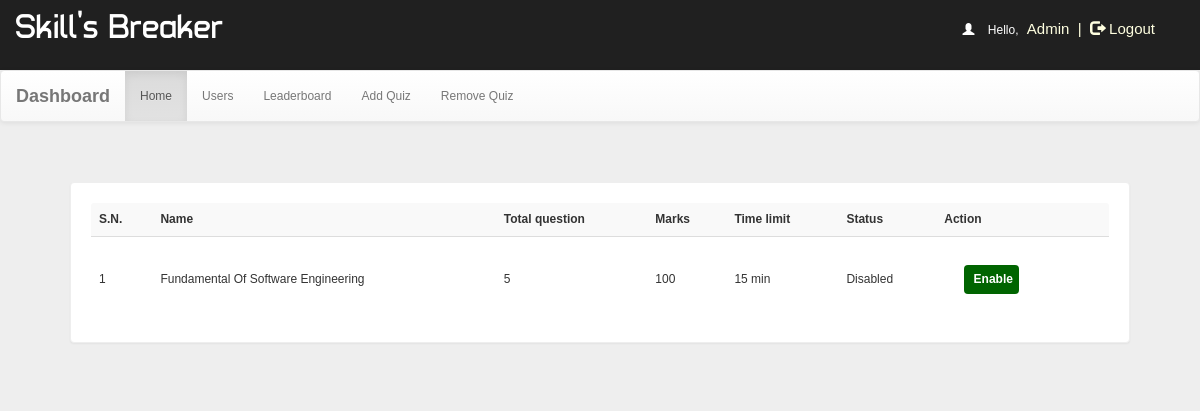
The app's page /dash.php?q=0 (signed in), older data.
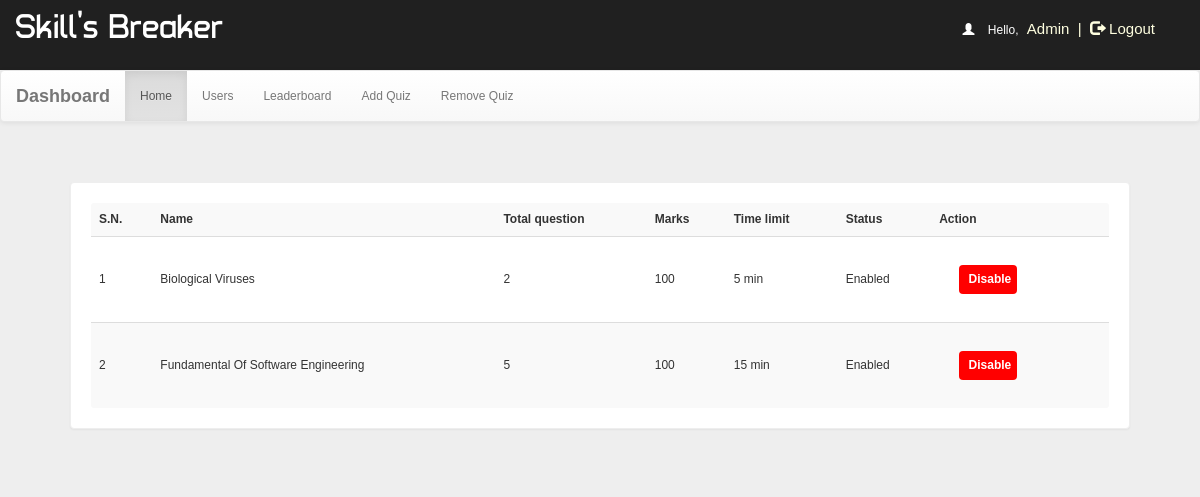
The same page, newer data.
### tables this page shows
CREATE TABLE `quiz` (
  `id` int(100) NOT NULL,
  `subID` int(11) NOT NULL,
  `eid` varchar(100) NOT NULL,
  `title` varchar(100) NOT NULL,
  `correct` int(11) NOT NULL,
  `wrong` int(11) NOT NULL,
  `total` int(11) NOT NULL,
  `time` bigint(20) NOT NULL,
  `date` timestamp NOT NULL DEFAULT current_timestamp() ON UPDATE current_timestamp(),
  `status` varchar(10) NOT NULL,
  `adminID` int(100) NOT NULL
);

### dash.php (the view, shortened to what this page needs)
<!DOCTYPE html PUBLIC "-//W3C//DTD XHTML 1.0 Transitional//EN" "http://www.w3.org/TR/xhtml1/DTD/xhtml1-transitional.dtd">
<html xmlns="http://www.w3.org/1999/xhtml">
<head>
<link  rel="stylesheet" href="css/bootstrap.min.css"/>
 <link  rel="stylesheet" href="css/bootstrap-theme.min.css"/>
 <link rel="stylesheet" href="css/main.css">
 <link  rel="stylesheet" href="css/font.css">
</head>
<body  style="background:#eee;">
<body  style="background:#eee;">
<div class="header">
<div class="row">
<div class="col-lg-6">
<span class="logo">Skill's Breaker</span></div>
<?php
include_once 'dbConnection.php';
if (!(isset($_SESSION['username']))  || ($_SESSION['key']) != '54585c506829293a2d4c3b68543b316e2e7a2d277858545a36362e5f39') {
    session_destroy();
    header("location:index.php");
} else {
    $name     = $_SESSION['name'];
    echo '<span class="pull-right top title1" ><span style="color:white"><span class="glyphicon glyphicon-user" aria-hidden="true"></span>&nbsp;&nbsp;&nbsp;&nbsp;Hello,</span> <span class="log log1" style="color:lightyellow">' . $name . '&nbsp;&nbsp;|&nbsp;&nbsp;<a href="logout.php?q=account.php" style="color:lightyellow"><span class="glyphicon glyphicon-log-out" aria-hidden="true"></span>&nbsp;Logout</button></a></span>';
}
?>
</div></div>
<nav class="navbar navbar-default title1">
  <div class="container-fluid">
    <div class="navbar-header">
      <a class="navbar-brand" href="dash.php?q=0"><b>Dashboard</b></a>
    </div>
    <div class="collapse navbar-collapse" id="bs-example-navbar-collapse-1">
      <ul class="nav navbar-nav">
        <li <?php
if (@$_GET['q'] == 0)
    echo 'class="active"';
?>><a href="dash.php?q=0">Home<span class="sr-only">(current)</span></a></li>
        <li <?php
if (@$_GET['q'] == 1)
    echo 'class="active"';
?>><a href="dash.php?q=1">Users</a></li>
    <li <?php
if (@$_GET['q'] == 2)
    echo 'class="active"';
?>><a href="dash.php?q=2">Leaderboard</a></li>
        <li <?php
if (@$_GET['q'] == 3)
    echo 'class="active"';
?>><a href="dash.php?q=3">Add Quiz</a></li>
        <li <?php
if (@$_GET['q'] == 4)
    echo 'class="active"';
?>><a href="dash.php?q=4">Remove Quiz</a></li>
      </ul>
          </div>
  </div>
</nav>
<div class="container">
<div class="row">
<div class="col-md-12">
<?php
if (@$_GET['q'] == 0) {
    $result = mysqli_query($con, "SELECT * FROM quiz ORDER BY date DESC") or die('Error');
    echo '<div class="panel"><table class="table table-striped title1"  style="vertical-align:middle">
<tr><td style="vertical-align:middle"><b>S.N.</b></td><td style="vertical-align:middle"><b>Name</b></td><td style="vertical-align:middle"><b>Total question</b></td><td style="vertical-align:middle"><b>Marks</b></td><td style="vertical-align:middle"><b>Time limit</b></td><td style="vertical-align:middle"><b>Status</b></td><td style="vertical-align:middle"><b>Action</b></td></tr>';
    $c = 1;
    while ($row = mysqli_fetch_array($result)) {
        $title   = $row['title'];
        $total   = $row['total'];
        $correct = $row['correct'];
        $time    = $row['time'];
        $eid     = $row['eid'];
        $status  = $row['status'];
        if ($status == "enabled") {
            echo '<tr><td style="vertical-align:middle">' . $c++ . '</td><td style="vertical-align:middle">' . $title . '</td><td style="vertical-align:middle">' . $total . '</td><td style="vertical-align:middle">' . $correct * $total . '</td><td style="vertical-align:middle">' . $time . '&nbsp;min</td><td style="vertical-align:middle">Enabled</td>
  <td style="vertical-align:middle"><b><a href="update.php?deidquiz=' . $eid . '" class="btn logb" style="color:#FFFFFF;background:#ff0000;font-size:12px;padding:5px;">&nbsp;<span><b>Disable</b></span></a></b></td></tr>';
        } else {
            echo '<tr><td style="vertical-align:middle">' . $c++ . '</td><td style="vertical-align:middle">' . $title . '</td><td style="vertical-align:middle">' . $total . '</td><td style="vertical-align:middle">' . $correct * $total . '</td><td style="vertical-align:middle">' . $time . '&nbsp;min</td><td style="vertical-align:middle">Disabled</td>
  <td style="vertical-align:middle"><b><a href="update.php?eeidquiz=' . $eid . '" class="btn logb" style="color:#FFFFFF;background:darkgreen;font-size:12px;padding:5px;">&nbsp;<span><b>Enable</b></span></a></b></td></tr>';
        }
    }
}
?>
</div>
</div></div>
</body>
</html>

Row changes from the older to the newer data that the page shows:
added quiz: title "Biological Viruses", total "2", $correct * $total "100", time "5"
changed quiz "Fundamental Of Software Engineering": $correct * $total (not shown) → "100"; $correct * $total "100" → (not shown); status "Disabled Enable" → "Enabled Disable"
